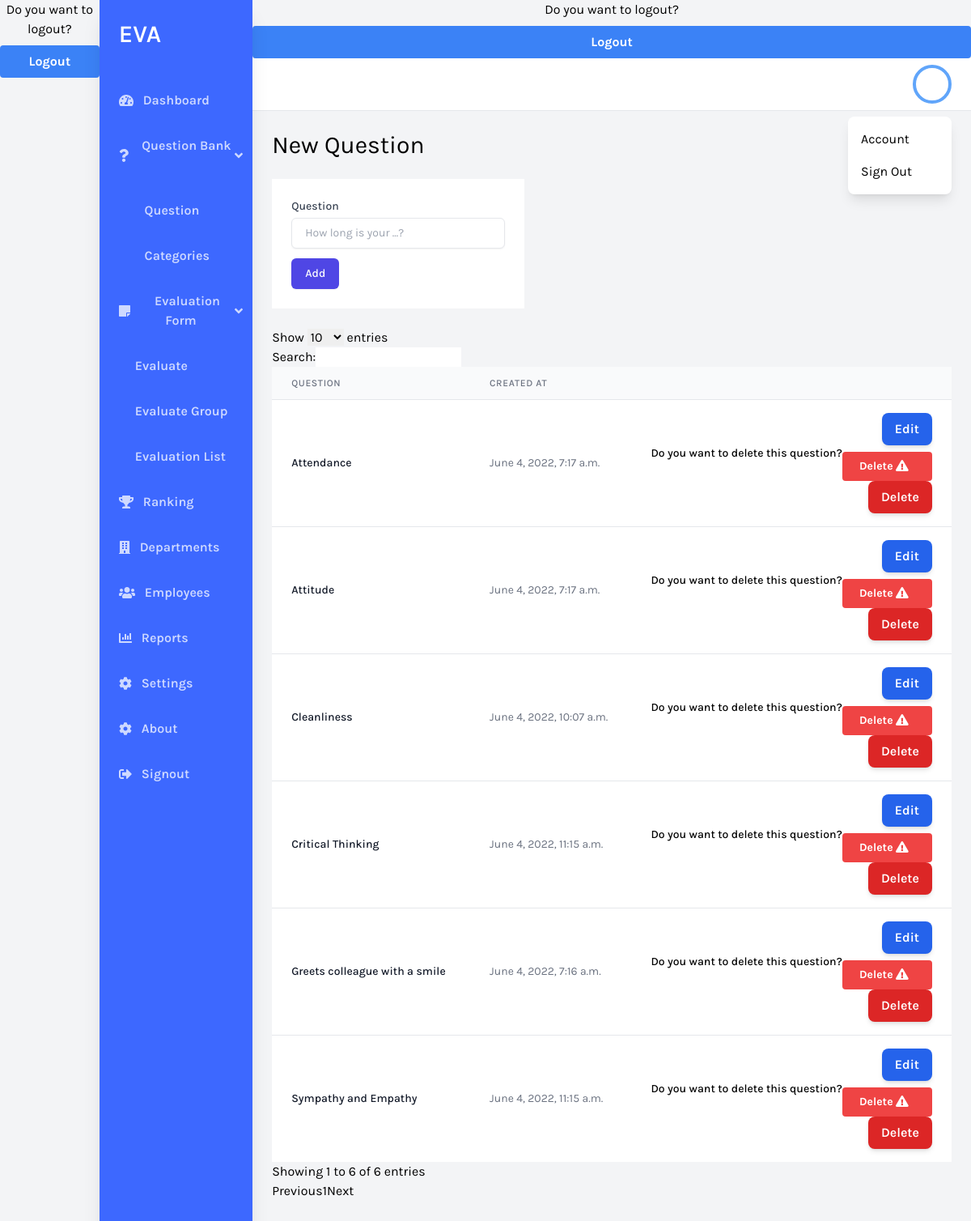
Screenshot of /questions/ with the database file from the repository.
### eva/models.py (models this page shows, shortened)
class Question(models.Model):
    created_at = models.DateTimeField(auto_now_add=True)
    name = models.CharField(max_length=255)

### eva/views.py (the view)
# urls.py: path('questions/', views.questions, name='questions'),
def questions(request):
    success = ""
    if request.method == "POST":
        name = request.POST.get("name")
        question = Question(name=name)
        question.save()
        success = "Successfully added a new question."
    data = Question.objects.all()
    categories = QuestionCategory.objects.all()
    return render(request, "eva/questions.html", {"data": data, "categories": categories, "success": success})

### eva/templates/eva/questions.html (shortened to what this page needs)
<!DOCTYPE html>
<html lang="en">
  <head>
    <script src="https://cdn.tailwindcss.com"></script>
    <link
      rel="stylesheet"
      href="https://cdnjs.cloudflare.com/ajax/libs/jquery-modal/0.9.1/jquery.modal.min.css"
    />
  </head>
  <body class="bg-gray-100 font-family-karla flex">
    {% include 'includes/navbar.html' %}
    <div class="w-full flex flex-col h-screen overflow-y-hidden">
      {% include 'includes/header.html' %}
      <div class="w-full overflow-x-hidden border-t flex flex-col">
        <main class="w-full flex-grow p-6">
          <h1 class="text-3xl text-black pb-6">New Question</h1>
          <form action="{% url 'questions' %}" method="post">
            <div class="flex flex-row flex-wrap mb-6 self-auto">
              <div class="px-4 py-5 bg-white sm:p-6">
                <div class="grid grid-cols-6 gap-6">
                  <div class="col-span-12">
                    <label
                      for="name"
                      class="block text-sm font-medium text-gray-700"
                      >Question</label
                    >
                    <input
                      type="text"
                      name="name"
                      placeholder="How long is your ...?"
                      class="mt-1 focus:ring-indigo-500 focus:border-indigo-500 block w-full shadow-sm sm:text-sm border border-gray-200 rounded-md px-4 py-2"
                    />
                  </div>
                </div>
                <button
                  type="submit"
                  class="mt-3 inline-flex justify-center py-2 px-4 border border-transparent shadow-sm text-sm font-medium rounded-md text-white bg-indigo-600 hover:bg-indigo-700 focus:outline-none focus:ring-2 focus:ring-offset-2 focus:ring-indigo-500"
                >
                  Add
                </button>
              </div>
            </div>
          </form>
          <div class="flex flex-col mt-5 mb-5">
            <table id="table" class="min-w-full divide-y divide-gray-200">
              <thead class="bg-gray-50">
                <tr>
                  <th
                    scope="col"
                    class="px-6 py-3 text-left text-xs font-medium text-gray-500 uppercase tracking-wider"
                  >
                    Question
                  </th>
                  <th
                    scope="col"
                    class="px-6 py-3 text-left text-xs font-medium text-gray-500 uppercase tracking-wider"
                  >
                    Created at
                  </th>
                  <th
                    scope="col"
                    class="px-6 py-3 text-left text-xs font-medium text-gray-500 uppercase tracking-wider"
                  ></th>
                </tr>
              </thead>
              <tbody class="bg-white divide-y divide-gray-200">
                 {% for x in data %}
                <tr>
                  <td class="px-6 py-4 whitespace-nowrap">
                    <div class="flex items-center">
                      <div class="text-sm font-medium text-gray-900">
                        {{ x.name }}
                      </div>
                    </div>
                  </td>
                  <td class="px-6 py-4 whitespace-nowrap text-sm text-gray-500">
                    {{ x.created_at }}
                  </td>
                  <td
                    class="px-6 py-4 whitespace-nowrap text-right text-sm font-medium"
                  >
                    <a
                      href="{% url 'department_detail' x.id %}"
                      class="inline-block flex-shrink-0 bg-blue-600 text-white text-base font-semibold py-2 px-4 rounded-lg shadow-md hover:bg-blue-800 focus:outline-none focus:ring-2 focus:ring-blue-500 focus:ring-offset-2 focus:ring-offset-blue-200"
                    >
                      Edit
                    </a>
                    <div id="delete" class="modal flex">
                      <p class="text-center">
                        Do you want to delete this question?
                      </p>
                      <form
                        class="flex grow"
                        action="{% url 'question_delete' x.id %}"
                        method="post"
                      >
                        <button
                          class="flex-auto bg-red-500 hover:bg-red-700 text-white font-bold py-2 px-4 rounded text-center mt-2"
                        >
                          Delete
                          <i class="fas fa-exclamation-triangle mr-2"></i>
                        </button>
                      </form>
                    </div>
                    <a
                      href="#delete"
                      rel="modal:open"
                      class="inline-block flex-shrink-0 bg-red-600 text-white text-base font-semibold py-2 px-4 rounded-lg shadow-md hover:bg-red-800 focus:outline-none focus:ring-2 focus:ring-red-500 focus:ring-offset-2 focus:ring-offset-red-200"
                    >
                      Delete
                    </a>
                  </td>
                </tr>
                {% endfor %}
              </tbody>
            </table>
          </div>
        </main>
      </div>
    </div>
  </body>
</html>

### eva/templates/includes/navbar.html (shortened to what this page needs)
<link rel="stylesheet" href="https://cdnjs.cloudflare.com/ajax/libs/jquery-modal/0.9.1/jquery.modal.min.css" />
<script src="https://cdn.tailwindcss.com"></script>
<div id="out" class="modal">
  <p class="text-center">Do you want to logout?
    <a class="block bg-blue-500 hover:bg-blue-700 text-white font-bold py-2 px-4 rounded text-center mt-2"
    href ="{% url 'logout' %}">
      Logout
    </a></p>
</div>
<aside class="relative bg-sidebar h-screen w-64 hidden sm:block shadow-xl">
  <div class="p-6">
    <a
      href="{% url 'app' %}"
      class="text-white text-3xl font-semibold uppercase hover:text-gray-300"
      >Eva</a
    >
  </div>
  <nav class="text-white text-base font-semibold pt-3">
    <a
      href="{% url 'app' %}"
      class="
        flex
        items-center
        text-white
        opacity-75
        hover:opacity-100
        py-4
        pl-6
        nav-item
      "
    >
      <i class="fas fa-tachometer-alt mr-3"></i>
      Dashboard
    </a>
    <div x-data={show:false} class="rounded-sm">
      <button @click="show=!show" class=" flex items-center text-white opacity-75 hover:opacity-100 py-4 pl-6 nav-item w-full" type="button"><i class="fas fa-question mr-3"></i>
        Question Bank &nbsp;&nbsp;&nbsp;<i class="fas fa-angle-down mr-3"></i>
      </button>
      <div x-show="show" class="w-full">
      <a href="{% url 'questions' %}" class=" flex items-center text-white opacity-75 hover:opacity-100 py-4 pl-6 nav-item w-full" >
        &nbsp;&nbsp;&nbsp;&nbsp;&nbsp;&nbsp;&nbsp;&nbsp;Question
      </a>
    <a
      href="{% url 'question_categories' %}"
      class="
        flex
        items-center
        text-white
        opacity-75
        hover:opacity-100
        py-4
        pl-6
        nav-item
        w-full
      "
    >
    &nbsp;&nbsp;&nbsp;&nbsp;&nbsp;&nbsp;&nbsp;&nbsp;Categories
    </a>
      </div>
  </div>
  <div x-data={show:false} class="rounded-sm">
    <button @click="show=!show" class=" flex items-center text-white opacity-75 hover:opacity-100 py-4 pl-6 nav-item w-full" type="button">
      <i class="fas fa-sticky-note mr-3"></i>Evaluation Form &nbsp;&nbsp;&nbsp;<i class="fas fa-angle-down mr-3"></i>
    </button>
    <div x-show="show" class="w-full">
      <a
    href="{% url 'evaluate_admin' %}"
    class="
      flex
      items-center
      text-white
      opacity-75
      hover:opacity-100
      py-4
      pl-6
      nav-item
    "
  >
  &nbsp;&nbsp;&nbsp;&nbsp;&nbsp;Evaluate
  </a>
  <a
  href="{% url 'evaluate_group_admin' %}"
  class="
    flex
    items-center
    text-white
    opacity-75
    hover:opacity-100
    py-4
    pl-6
    nav-item
  "
  >
  &nbsp;&nbsp;&nbsp;&nbsp;&nbsp;Evaluate Group
  </a>
  <a
  href="{% url 'evaluation' %}"
  class="
    flex
    items-center
    text-white
    opacity-75
    hover:opacity-100
    py-4
    pl-6
    nav-item
  "
>
&nbsp;&nbsp;&nbsp;&nbsp;&nbsp;Evaluation List
</a>
    </div>
  </div>
<a
      href="{% url 'ranking' %}"
      class="
        flex
        items-center
        text-white
        opacity-75
        hover:opacity-100
        py-4
        pl-6
        nav-item
      "
    >
      <i class="fas fa-trophy mr-3"></i>
      Ranking
    </a>
    <a
      href="{% url 'departments' %}"
      class="
        flex
        items-center
        text-white
        opacity-75
        hover:opacity-100
        py-4
        pl-6
        nav-item
      "
    >
      <i class="fas fa-building mr-3"></i>
      Departments
    </a>
    <a
      href="{% url 'employees' %}"
      class="
        flex
        items-center
        text-white
        opacity-75
        hover:opacity-100
        py-4
        pl-6
        nav-item
      "
    >
      <i class="fas fa-users mr-3"></i>
      Employees
    </a>
    <a
      href="{% url 'reports' %}"
      class="
        flex
        items-center
        text-white
        opacity-75
        hover:opacity-100
        py-4
        pl-6
        nav-item
      "
    >
      <i class="fas fa-chart-bar mr-3"></i>
      Reports
    </a>
    <a
      href="{% url 'settings' %}"
      class="
        flex
        items-center
        text-white
        opacity-75
        hover:opacity-100
        py-4
        pl-6
        nav-item
      "
    >
      <i class="fas fa-cog mr-3"></i>
      Settings
    </a>
    <a
      href="{% url 'about' %}"
      class="
        flex
        items-center
        text-white
        opacity-75
        hover:opacity-100
        py-4
        pl-6
        nav-item
      "
    >
      <i class="fas fa-cog mr-3"></i>
      About
    </a>
    <a
      href="#out" rel="modal:open"
      class="
        flex
        items-center
        text-white
        opacity-75
        hover:opacity-100
        py-4
        pl-6
        nav-item
      "
    >
      <i class="fas fa-sign-out-alt mr-3"></i>
      Signout
    </a>
  </nav>
</aside>

### eva/templates/includes/header.html (shortened to what this page needs)
<link rel="stylesheet" href="https://cdnjs.cloudflare.com/ajax/libs/jquery-modal/0.9.1/jquery.modal.min.css" />
<div id="out" class="modal">
  <p class="text-center">Do you want to logout?
    <a class="block bg-blue-500 hover:bg-blue-700 text-white font-bold py-2 px-4 rounded text-center mt-2"
    href ="{% url 'logout' %}">
      Logout
    </a></p>
</div>
<header class="w-full items-center bg-white py-2 px-6 hidden sm:flex">
  {% load static %}
        <div x-data="{ isOpen: false }" class="relative w-1/2 flex justify-end">
          <div class="relative w-1/4 flex justify-end items-center mr-3">{{ request.session.full_name }}</div>
          <button
            @click="isOpen = !isOpen"
            class="
              realtive
              z-10
              w-12
              h-12
              rounded-full
              overflow-hidden
              border-4 border-blue-400
              hover:border-blue-300
              focus:border-blue-300 focus:outline-none
            "
          >
          </button>
          <button
            x-show="isOpen"
            @click="isOpen = false"
            class="h-full w-full fixed inset-0 cursor-default"
          ></button>
          <div
            x-show="isOpen"
            class="absolute w-32 bg-white rounded-lg shadow-lg py-2 mt-16"
          >
          {% if request.session.role == "admin" %}
            <a href="{% url 'profile_admin' %}" class="block px-4 py-2 account-link hover:text-white"
              >Account</a
            >
            {% else %}
            <a href="{% url 'profile' %}" class="block px-4 py-2 account-link hover:text-white"
              >Account</a
            >{% endif %}
            <a href="#out" rel="modal:open" class="block px-4 py-2 account-link hover:text-white"
              >Sign Out</a
            >
          </div>
        </div>
      </header>

### eva/templates/eva/questions.html (style rules this page uses)
.font-family-karla { font-family: karla; }
.bg-sidebar { background: #3d68ff; }

### rows the page displays
Question: name "Greets colleague with a smile", created_at "June 4, 2022, 7:16 a.m."
Question: name "Attendance", created_at "June 4, 2022, 7:17 a.m."
Question: name "Attitude", created_at "June 4, 2022, 7:17 a.m."
Question: name "Cleanliness", created_at "June 4, 2022, 10:07 a.m."
Question: name "Critical Thinking", created_at "June 4, 2022, 11:15 a.m."
Question: name "Sympathy and Empathy", created_at "June 4, 2022, 11:15 a.m."
